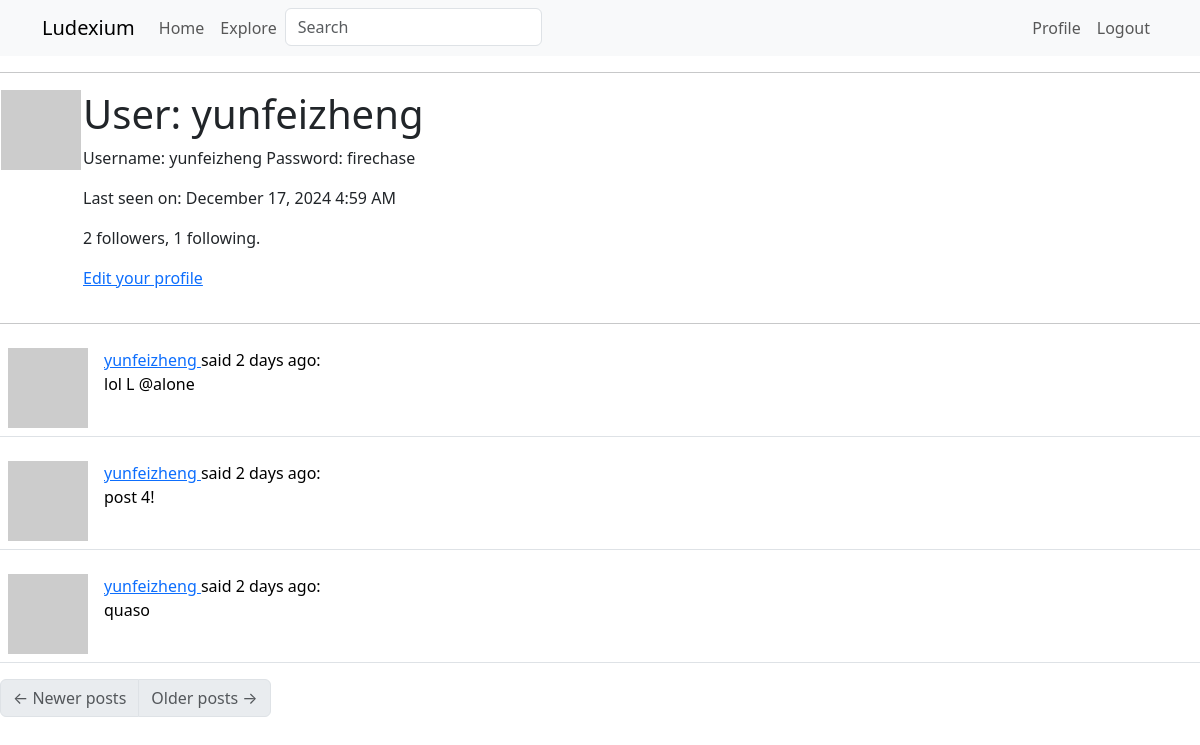
/user/yunfeizheng (signed in), run on an earlier commit of the app's database.
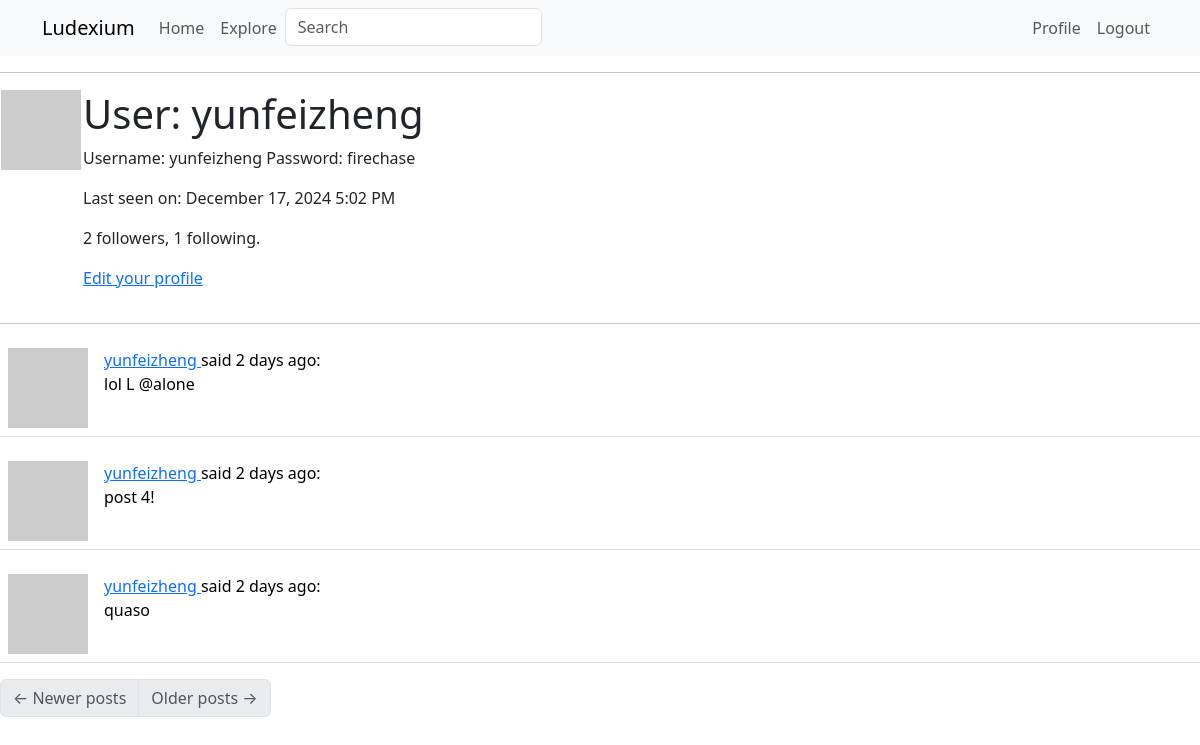
And on a later commit of the database.
### app/models.py (models this page shows, shortened)
class User(UserMixin, db.Model):
    id: so.Mapped[int] = so.mapped_column(primary_key=True)
    username: so.Mapped[str] = so.mapped_column(sa.String(64), index=True, unique=True)
    email: so.Mapped[str] = so.mapped_column(sa.String(120), index=True, unique=True)
    password_hash: so.Mapped[Optional[str]] = so.mapped_column(sa.String(256))
    about_me: so.Mapped[Optional[str]] = so.mapped_column(sa.String(140))
    last_seen: so.Mapped[Optional[datetime]] = so.mapped_column(default=lambda: datetime.now(timezone.utc))
    played_games: so.WriteOnlyMapped['Game'] = so.relationship(
        secondary=played_games, primaryjoin=(played_games.c.player_id == id),
        back_populates='players')
    posts: so.WriteOnlyMapped['Post'] = so.relationship(back_populates='author')
    following: so.WriteOnlyMapped['User'] = so.relationship(
        secondary=followers, primaryjoin=(followers.c.follower_id == id),
        secondaryjoin=(followers.c.followed_id == id),
        back_populates='followers')
    followers: so.WriteOnlyMapped['User'] = so.relationship(
        secondary=followers, primaryjoin=(followers.c.followed_id == id),
        secondaryjoin=(followers.c.follower_id == id),
        back_populates='following')
    def avatar(self, size):
        digest = md5(self.email.lower().encode('utf-8')).hexdigest()
        return f'https://www.gravatar.com/avatar/{digest}?d=identicon&s={size}'
    def followers_count(self):
        query = sa.select(sa.func.count()).select_from(
            self.followers.select().subquery())
        return db.session.scalar(query)
    def following_count(self):
        query = sa.select(sa.func.count()).select_from(
            self.following.select().subquery())
        return db.session.scalar(query)

class Post(db.Model):
    id: so.Mapped[int] = so.mapped_column(primary_key=True)
    body: so.Mapped[str] = so.mapped_column(sa.String(140))
    timestamp: so.Mapped[datetime] = so.mapped_column(index=True, default=lambda: datetime.now(timezone.utc))
    user_id: so.Mapped[int] = so.mapped_column(sa.ForeignKey(User.id), index=True)
    author: so.Mapped[User] = so.relationship(back_populates='posts')

### app/routes.py (the view)
@app.route('/user/<username>')
@login_required
def user(username):
    user = db.first_or_404(sa.select(User).where(User.username == username))
    page = request.args.get('page', 1, type=int)
    query = user.posts.select().order_by(Post.timestamp.desc())
    posts = db.paginate(query, page=page,
                        per_page=app.config['POSTS_PER_PAGE'],
                        error_out=False)
    next_url = url_for('user', username=user.username, page=posts.next_num) if posts.has_next else None
    prev_url = url_for('user', username=user.username, page=posts.prev_num) if posts.has_prev else None
    form = EmptyForm()
    return render_template('user.html', user=user, posts=posts.items,
                           next_url=next_url, prev_url=prev_url, form=form)

### app/forms.py
class SearchForm(FlaskForm):
    q = StringField('Search', validators=[DataRequired()])
    def __init__(self, *args, **kwargs):
        if 'formdata' not in kwargs:
            kwargs['formdata'] = request.args
        if 'meta' not in kwargs:
            kwargs['meta'] = {'csrf': False}
        super(SearchForm, self).__init__(*args, **kwargs)

class EmptyForm(FlaskForm):
    submit = SubmitField('Submit')

### app/models.py (called while the page is built)
@login.user_loader
def load_user(id):
    return db.session.get(User, int(id))

### app/routes.py (called while the page is built)
@app.before_request
def before_request():
    if current_user.is_authenticated:
        current_user.last_seen = datetime.now(timezone.utc)
        g.search_form = SearchForm()
        db.session.commit()

### app/templates/user.html (shortened to what this page needs)
{% extends "base.html" %}
{% block content %}
    <table>
        <tr valign="top">
            <td><img src="{{ user.avatar(128) }}"></td>
            <td>
                <h1>User: {{ user.username }}</h1>
                {% if user.about_me %}<p>{{ user.about_me }}</p>{% endif %}
                {% if user.last_seen %}
                <p>Last seen on: {{ moment(user.last_seen).format('LLL') }}</p>
                {% endif %}
                <p>{{ user.followers_count() }} followers, {{ user.following_count() }} following.</p>
                {% if user == current_user %}
                <p><a href="{{ url_for('edit_profile') }}">Edit your profile</a></p>
                {% endif %}
            </td>
        </tr>
    </table>
    <hr>
    {% for post in posts %}
        {% include '_post.html' %}
    {% endfor %}
    <nav aria-label="Post navigation">
        <ul class="pagination">
            <li class="page-item{% if not prev_url %} disabled{% endif %}">
                <a class="page-link" href="{{ prev_url }}">
                    <span aria-hidden="true">&larr;</span> Newer posts
                </a>
            </li>
            <li class="page-item{% if not next_url %} disabled{% endif %}">
                <a class="page-link" href="{{ next_url }}">
                    Older posts <span aria-hidden="true">&rarr;</span>
                </a>
            </li>
        </ul>
    </nav>
{% endblock %}

### app/templates/base.html (shortened to what this page needs)
<!doctype html>
<html lang="en">
    <head>
        <link
        href="https://cdn.jsdelivr.net/npm/bootstrap@5.3.2/dist/css/bootstrap.min.css"
        rel="stylesheet"
>
    </head>
    <body>
        <nav class="navbar navbar-expand-lg bg-body-tertiary">
            <div class="container">
              <a class="navbar-brand" href="{{ url_for('index') }}">Ludexium</a>
              <div class="collapse navbar-collapse" id="navbarSupportedContent">
                <ul class="navbar-nav me-auto mb-2 mb-lg-0">
                  <li class="nav-item">
                    <a class="nav-link" aria-current="page" href="{{ url_for('index') }}">{{ 'Home' }}</a>
                  </li>
                  <li class="nav-item">
                    <a class="nav-link" aria-current="page" href="{{ url_for('explore') }}">{{ 'Explore' }}</a>
                  </li>
                  {% if g.search_form %}
                  <form class="navbar-form navbar-left" method="get" action="{{ url_for('search') }}">
                      <div class="form-group">
                          {{ g.search_form.q(size=20, class='form-control', placeholder=g.search_form.q.label.text) }}
                      </div>
                  </form>
                  {% endif %}
                </ul>
                <ul class="navbar-nav mb-2 mb-lg-0">
                  {% if current_user.is_anonymous %}
                  <li class="nav-item">
                    <a class="nav-link" aria-current="page" href="{{ url_for('login') }}">{{ 'Login' }}</a>
                  </li>
                  {% else %}
                  <li class="nav-item">
                    <a class="nav-link" aria-current="page" href="{{ url_for('user', username=current_user.username) }}">{{ 'Profile' }}</a>
                  </li>
                  <li class="nav-item">
                    <a class="nav-link" aria-current="page" href="{{ url_for('logout') }}">{{ 'Logout' }}</a>
                  </li>
                  {% endif %}
                </ul>
              </div>
            </div>
          </nav>
        <hr>
        {% block content %}{% endblock %}
    </body>
</html>

### app/templates/_post.html
<table class="table table-hover">
    <tr>
        <td width="70px">
            <a href="{{ url_for('user', username=post.author.username) }}">
                <img src="{{ post.author.avatar(70) }}" />
            </a>
        </td>
        <td>
            <a href="{{ url_for('user', username=post.author.username) }}">
                {{ post.author.username }}
            </a>
            said {{ moment(post.timestamp).fromNow() }}:
            <br>
            {{ post.body }}
        </td>
    </tr>
</table>

What changed in the data, as far as the page shows it:
changed User "yunfeizheng": last_seen "December 17, 2024 4:59 AM" → "December 17, 2024 5:02 PM"
